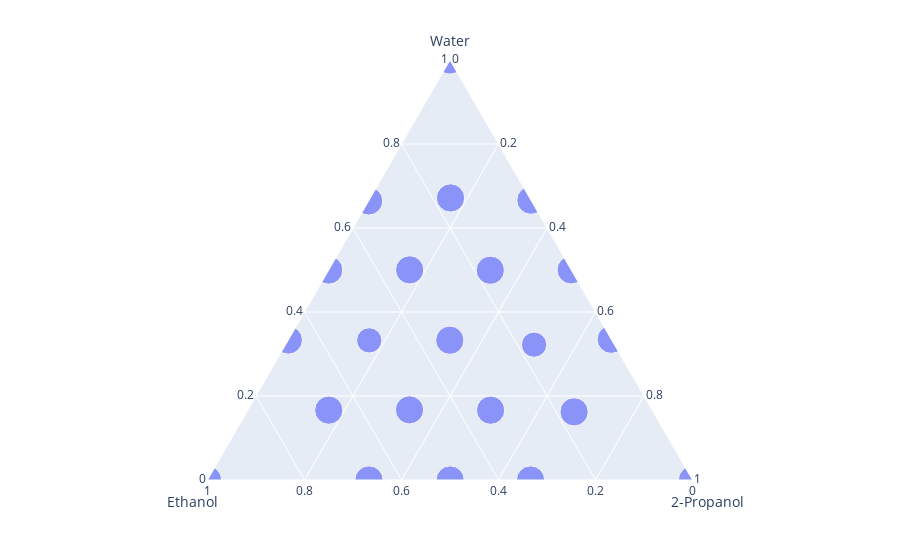

The notebook cell saved with this chart:
### Code cell
###Exploratory Data Analysis###
#we do a ternary plot
import plotly.express as px
#make a temporary dataframe with labels as actual names for the ternary plots
components_labelled = components.rename(columns = {0:"Water",1:"Ethanol",2:"2-Propanol"})
#find counts
unique_components = components_labelled.groupby(components_labelled.columns.tolist(),as_index=False).size()
fig = px.scatter_ternary(unique_components,a = "Water", b = "Ethanol", c = "2-Propanol", size="size")
fig.show()

### Figure 1 — Plotly figure (JSON) as saved in the notebook; plotly's stock layout.template omitted (floating-point values rounded to 4 significant figures)
{"data": [{"a": [0, 0, 0, 0, 0, 0.1622, 0.1662, 0.1663, 0.167, 0.3222, 0.3324, 0.3328, 0.3332, 0.3351, 0.4994, 0.4998, 0.5003, 0.5003, 0.6644, 0.6663, 0.6715, 1], "b": [0, 0.3339, 0.4997, 0.6671, 1, 0.163, 0.3331, 0.6669, 0.5, 0.1655, 0.5003, 0.334, 0.6668, 0, 0.1672, 0.5002, 0.333, 0, 0.3356, 0, 0.1631, 0], "c": [1, 0.6661, 0.5003, 0.3329, 0, 0.6748, 0.5006, 0.1668, 0.333, 0.5123, 0.1672, 0.3331, 0, 0.6649, 0.3334, 0, 0.1667, 0.4997, 0, 0.3337, 0.1654, 0], "hovertemplate": "Water=%{a}<br>Ethanol=%{b}<br>2-Propanol=%{c}<br>size=%{marker.size}<extra></extra>", "legendgroup": "", "marker": {"color": "#636efa", "size": [5, 5, 5, 5, 5, 5, 5, 5, 5, 4, 4, 5, 5, 5, 5, 5, 5, 5, 5, 5, 5, 5], "sizemode": "area", "sizeref": 0.0125, "symbol": "circle"}, "mode": "markers", "name": "", "showlegend": false, "subplot": "ternary", "type": "scatterternary"}], "layout": {"legend": {"itemsizing": "constant", "tracegroupgap": 0}, "margin": {"t": 60}, "ternary": {"aaxis": {"title": {"text": "Water"}}, "baxis": {"title": {"text": "Ethanol"}}, "caxis": {"title": {"text": "2-Propanol"}}, "domain": {"x": [0, 1], "y": [0, 1]}}}}
